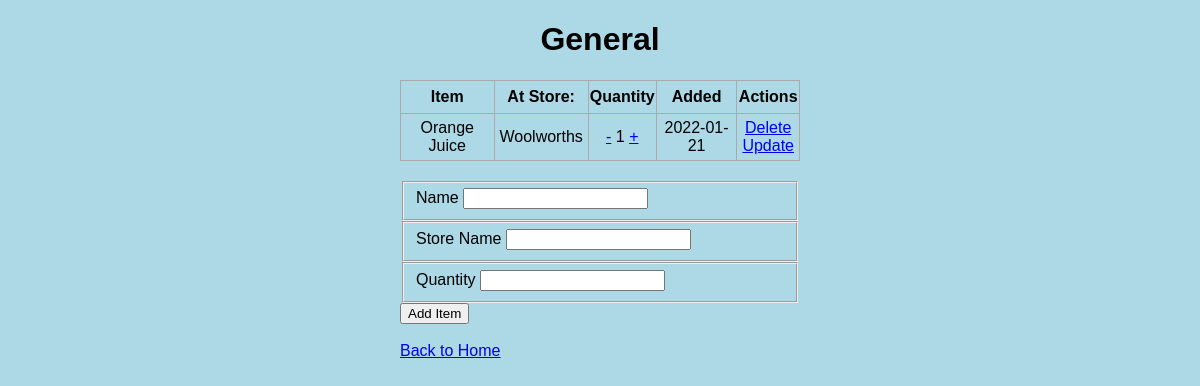
Before: /1 with the older database file.
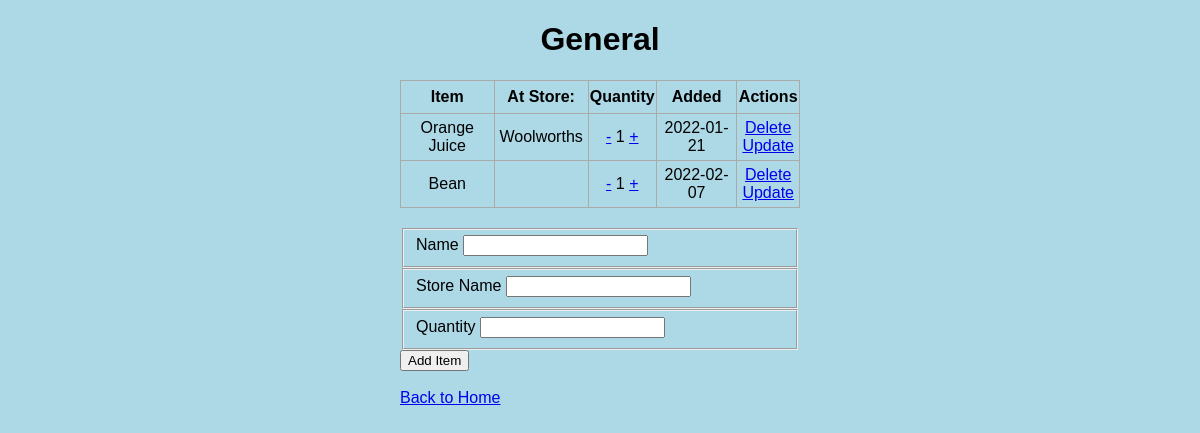
After: the same page with the newer database file.
### ShoppingList/home/models.py (models this page shows, shortened)
class List(db.Model):
    id = db.Column(db.Integer, primary_key=True)
    list_name = db.Column(db.String(100), nullable=False)
    items = db.relationship("Item", backref='list')
    date_created = db.Column(db.DateTime, default=datetime.utcnow)

### ShoppingList/list/models.py (models this page shows, shortened)
class Item(db.Model):
    id = db.Column(db.Integer, primary_key=True)
    item_name = db.Column(db.String(100), nullable=False)
    store_name = db.Column(db.String(100), nullable=True)
    quantity = db.Column(db.Integer)
    list_id = db.Column(db.Integer, db.ForeignKey('list.id'), nullable=False)
    date_created = db.Column(db.DateTime, default=datetime.utcnow)

### ShoppingList/list/list_routes.py (the view)
@list_bp.route('/<int:list_id>', methods=['POST', 'GET'])
def list(list_id):
    form = ItemForm()
    if form.validate_on_submit():
        item_name = form.name.data
        store_name = form.store_name.data
        quantity = form.quantity.data
        new_item = Item(item_name=item_name, store_name=store_name, quantity=quantity, list_id=list_id)
        try:
            db.session.add(new_item)
            db.session.commit()
            return redirect(url_for('list_bp.list', list_id=list_id))
        except:
            return 'There was an issue adding your item'
    else:
        items = Item.query.order_by(Item.date_created).filter(Item.list_id == list_id).all()
        list = List.query.get_or_404(list_id)
        return render_template('list.html', items=items, list=list, form=form)

### ShoppingList/list/forms.py
class ItemForm(FlaskForm):
    name = StringField(
        'Name',
        [DataRequired(message="Your item must have a name")]
    )
    store_name = StringField(
        'Store Name'
    )
    quantity = IntegerField(
        'Quantity',
        [
            DataRequired(),
            NumberRange(min=1,
            message=('Your quantity should be at least 1.'))
        ]
    )
    submit = SubmitField('Add Item')

### ShoppingList/list/templates/list.html (shortened to what this page needs)
{% extends 'base.html' %}
{% block body %}
<div class="content">
    <h1 style="text-align: center">{{ list.list_name }}</h1>
    {% if items|length < 1 %}
    <h4 style="text-align: center">There are no items.  Add one below!</h4>
    {% else %}
    <table>
        <tr>
            <th>Item</th>
            <th>At Store:</th>
            <th>Quantity</th>
            <th>Added</th>
            <th>Actions</th>
        </tr>
        {% for item in items %}
        <tr>
            <td>{{ item.item_name }}</td>
            <td>{{ item.store_name }}</td>
            <td><a href="/{{list.id}}/decrement/{{item.id}}">-</a> {{ item.quantity }} <a href="/{{list.id}}/increment/{{item.id}}">+</a></td>
            <td>{{ item.date_created.date() }}</td>
            <td>
                <a href="/{{list.id}}/delete/{{item.id}}">Delete</a>
                <br>
                <a href="/{{list.id}}/update/{{item.id}}">Update</a>
            </td>
        </tr>
        {% endfor %}
    </table>
    {% endif %}
    <div class="form">
        <form action="/{{list.id}}" method="POST">
            <fieldset>
                {{ form.name.label }}
                {{ form.name }}
            </fieldset>
            <fieldset>
                {{ form.store_name.label }}
                {{ form.store_name }}
            </fieldset>
            <fieldset>
                {{ form.quantity.label }}
                {{ form.quantity }}
            </fieldset>
            {{ form.submit }}
        </form>
    </div>
    <br>
    <a href="/">Back to Home</a>
</div>
{% endblock %}

### ShoppingList/templates/base.html (shortened to what this page needs)
<!DOCTYPE html>
<html lang="en">
<head>
    <link rel="stylesheet" href={{ url_for('static', filename='css/main.css') }}>
</head>
<body>
    {% block body %}{% endblock %}
</body>
</html>

### ShoppingList/static/css/main.css (style rules this page uses)
body, html { margin: 0; font-family: sans-serif; background-color: lightblue; }
.content { margin: 0 auto; width: 400px; }
table, td, th { border: 1px solid #aaa; }
table { border-collapse: collapse; width: 100%; }
th { height: 30px; }
td { text-align: center; padding: 5px; }
.form { margin-top: 20px; }

Changed rows visible on the page:
added Item: item_name "Bean", quantity "1", date_created "2022-02-07"
